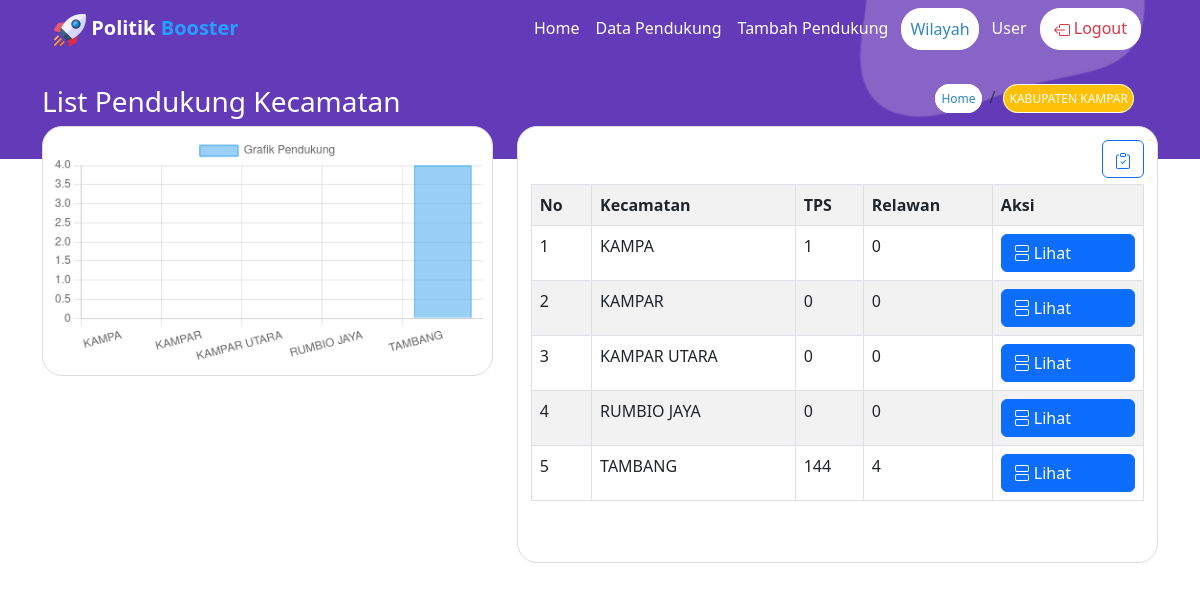
Screenshot of /index.php?r=infografis (signed in) with the database file from the repository.
### tables this page shows
CREATE TABLE `indonesia_cities` (
  `id` bigint(20) UNSIGNED NOT NULL,
  `code` char(4) NOT NULL,
  `province_code` char(2) NOT NULL,
  `name` varchar(255) NOT NULL,
  `stat` varchar(20) DEFAULT NULL,
  `meta` text DEFAULT NULL,
  `created_at` timestamp NULL DEFAULT NULL,
  `updated_at` timestamp NULL DEFAULT NULL
);

CREATE TABLE `indonesia_districts` (
  `id` bigint(20) UNSIGNED NOT NULL,
  `code` char(7) NOT NULL,
  `city_code` char(4) NOT NULL,
  `name` varchar(255) NOT NULL,
  `stat` varchar(20) DEFAULT NULL,
  `meta` text DEFAULT NULL,
  `created_at` timestamp NULL DEFAULT NULL,
  `updated_at` timestamp NULL DEFAULT NULL
);

### app/infografis/detailKab.php (the view, shortened to what this page needs)
<?php
$kab = "1401";
$id_dapil = "4";
$tampil = "SELECT k.id, k.code, k.name, (SELECT COUNT(*) FROM pendukung3 as p WHERE p.kecamatan=k.code AND (p.hapus IS NULL OR p.hapus = 'False' )) as jumlah, p.*, k.code as code
    FROM `indonesia_districts` as k
    LEFT JOIN koordinator ON koordinator.code = k.code
    LEFT JOIN pendukung3 as p ON p.id = koordinator.id_pendukung
    LEFT JOIN dapil_kec ON dapil_kec.kec_code = k.code
    WHERE k.city_code='" . $kab . "' AND (k.stat LIKE 'Enable' OR k.stat IS NULL)
    AND dapil_kec.id_dapil = '".$id_dapil."'
    ORDER BY k.name ASC";
$db = mysqli_query($conn, $tampil);
$queryKab = "SELECT *
    FROM `indonesia_cities` as kab
    WHERE kab.code='" . $kab . "'";
$dbKab = mysqli_query($conn, $queryKab);
$modelKab = mysqli_fetch_array($dbKab);
?>
<div class="container con2">
    <div class="row">
        <div class="row">
            <div class="float-start w-auto">
                <h3>List Pendukung Kecamatan</h3>
            </div>
            <div class="float-start w-auto ms-auto" style="z-index: 9;">
                <nav aria-label="breadcrumb">
                    <ol class="breadcrumb">
                        <li class="breadcrumb-item"><a href="<?= $base_url; ?>?r=home">Home</a></li>
                        <li class="breadcrumb-item bc-active" aria-current="page"><a href="<?= $base_url; ?>?r=infografis-kab&code=<?= $kab; ?>"><?= $modelKab['name']; ?></a></li>
                    </ol>
                </nav>
            </div>
        </div>
        <div class="col-md-5">
            <canvas id="myChart" height="250px"></canvas>
        </div>
        <div class="col-md-7 mb-5">
            <div class="table-responsive">
                <h3>
                    <a href="<?= $base_url; ?>?r=kec&code=<?= $kab; ?>" class="btn mr-2 btn-outline-primary" style="float:right;margin-bottom:1%;">
                    </a>
                </h3>
                <table id="example1" class="table table-bordered table-striped col-12 col-lg-12 mb-5">
                    <tr>
                        <th>No</th>
                        <th>Kecamatan</th>
                        <th>TPS</th>
                        <th>Relawan</th>
                        <th>Aksi</th>
                    </tr>
                    <?php
                    $x = 1;
                    while ($row = mysqli_fetch_array($db)) {
                        $queryTps = "SELECT COUNT(*) as jumlah
                        FROM indonesia_tps
                        WHERE code_desa LIKE '" . $row['code'] . "%'
                        AND (hapus LIKE 'True' OR hapus IS NULL)
                        ";
                        $dbTps = mysqli_query($conn, $queryTps);
                        $modelTps = mysqli_fetch_array($dbTps);
                    ?>
                        <tr>
                            <td><?php echo $x++ ?></td>
                            <td><?php echo $row['name'] ?></td>
                            <td><?php echo $modelTps['jumlah'] ?></td>
                            <td><?php echo $row['jumlah'] ?></td>
                            <td>
                                <a href="<?= $base_url; ?>?r=infografis-kec&code=<?php echo $row['code'] ?>" class="btn btn-primary" style="display: flex;">
                                    Lihat
                                </a>
                            </td>
                        </tr>
                    <?php } ?>
                </table>
            </div>
        </div>
    </div>
</div>
<?php
$labels = [];
$values = [];
foreach ($db as $row) {
    $labels[] = $row['name'];
    $values[] = $row['jumlah'];
}
?>
<script>
    const ctx = document.getElementById('myChart');
    new Chart(ctx, {
        type: 'bar',
        data: {
            labels: <?php echo json_encode($labels); ?>,
            datasets: [{
                label: 'Grafik Pendukung',
                data: <?php echo json_encode($values); ?>,
                borderWidth: 1
            }]
        },
        options: {
            scales: {
                y: {
                    beginAtZero: true
                }
            }
        }
    });
</script>

### layout/header.php (style rules this page uses)
.con2 { margin-top: -80px; }
.breadcrumb-item a { font-size: 12px; background: #FFFFFF; color: #3085C3; text-decoration: none; padding: 5px; border: 1px solid #FFFFFF; border-radius: 20px; }
.table-responsive { background: #FFFFFF; border: 0.5px solid gainsboro; border-radius: 20px; padding: 2%; }
canvas { border: 0.5px solid gainsboro; background: #FFFFFF; border-radius: 20px; padding: 2%; width: 100%; }
h3 { color: #FFFFFF; }
.bc-active a { background: #ffc107; color: #FFFFFF; font-weight: 500; }

### rows the page displays
indonesia_cities: name "KABUPATEN KAMPAR"
indonesia_districts: name "KAMPA", jumlah "1", jumlah "0"
indonesia_districts: name "KAMPAR", jumlah "0"
indonesia_districts: name "KAMPAR UTARA", jumlah "0"
indonesia_districts: name "RUMBIO JAYA", jumlah "0"
indonesia_districts: name "TAMBANG", jumlah "144", jumlah "4"

### other values shown
chart data {{ json_encode($labels) }} ["KAMPA","KAMPAR","KAMPAR UTARA","RUMBIO JAYA","TAMBANG"]
chart data {{ json_encode($values) }} ["0","0","0","0","4"]
